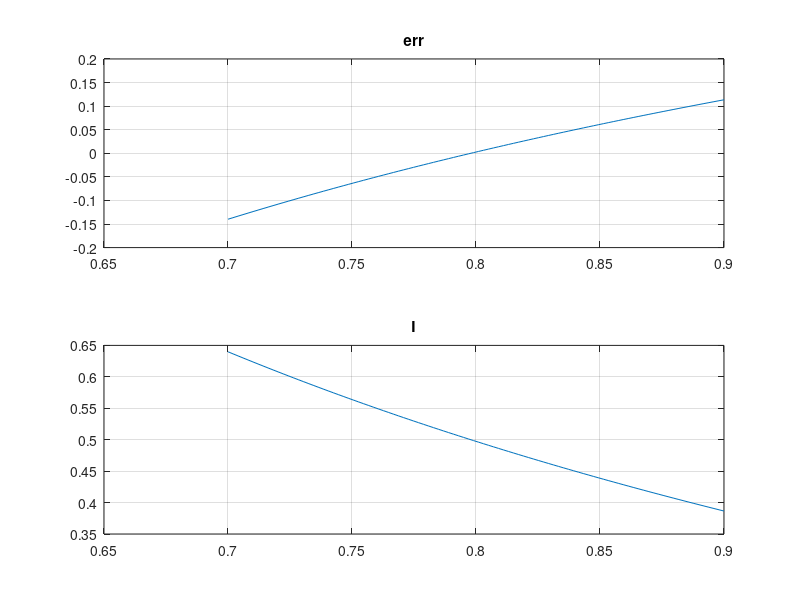
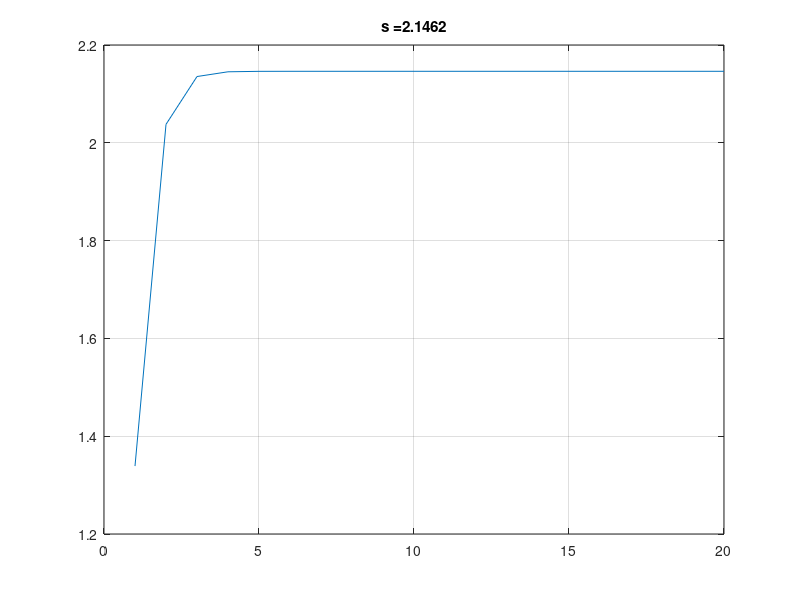

MATLAB code for these plots, in order:
clear
clc

% d = 0.5;
% rho = @(z) min([(1-(1-z.^2).^3),ones(size(z))],[],2);
% c = linspace(1.5,1.6,100)';

d = 0.5;
rho = @(z) min([0.5*z.^2,abs(z)-0.5],[],2);
c = linspace(0.7,0.9,100)';

% d = 1/7; %0.243600636; %0.75;
% rho = @(z) log(1+z.^2);
% c = linspace(1,3,100)'; %linspace(1.5,2,100)';

% d = 0.25;
% rho = @(z) 1-exp(-z.^2);
% c = linspace(1.5,2,100)';

I   = zeros(length(c),1);
for index = 1 : length(c)
    x = linspace(-6,6,10000)';
    I(index) = 1/sqrt(2*pi)* trapz(x,rho(x/c(index)).*exp(-0.5*x.^2));
end
err = d-I;

figure(1)
subplot(2,1,1)
plot(c,err)
grid on
title('err')
subplot(2,1,2)
plot(c,I)
grid on
title('I')

% x = linspace(-4,4,10000)';
% 1/sqrt(2*pi)*trapz(x,rho(x).*exp(-0.5*x.^2))

%% Tukey

% c = 1.5476;
% c2 = c^2;
% c4 = c2^2;
% 
% % x	= 2*(rand(10000,1)-0.5);
% x	= randn(10000,1);
% x(1:500) = 4*randn(500,1);
% 
% w       = repmat(1/length(x),size(x));
% 
% s = zeros(20,1);
% s(1) = std(x);
% for index = 2 : length(s)
%     z       = x/s(index-1);
%     z2      = z.^2;
%     u       = 3-3*(z2/c2)+(z2.^2/c4);
%     bOut    = z2/c2>1;
%     u(bOut) = 1./(z2(bOut)/c2);
%     
%     s(index) = sqrt(sum(w.*u.*x.^2)/sum(w)/d/c2);
% end
% 
% figure(2)
% plot(s)
% grid on
% title(strcat('s = ',num2str(s(end))))

%% Huber

c = 0.7979;
c2= c^2;

% x	= 2*(rand(10000,1)-0.5);
x	= randn(10000,1);
x(1:500) = 4*randn(500,1);

w       = repmat(1/length(x),size(x));

s = zeros(20,1);
s(1) = std(x);
for index = 2 : length(s)
    z       = x/s(index-1);
    u       = ones(size(z));
    bOut    = z>c;
    u(bOut) = c./z(bOut);
    
    s(index) = sqrt(sum(w.*u.*x.^2)/sum(w)/d/c2);
end

figure(2)
plot(s)
grid on
title(strcat('s = ',num2str(s(end))))


%% Cauchy

% c = 2.4027;%2.335; %sqrt(3); %0.7568; %
% c2 = c^2;
% c4 = c2^2;
% 
% % x	= 2*(rand(10000,1)-0.5);
% x	= 2*randn(10000,1);
% x(1:500) = 4*randn(500,1);
% 
% u       = zeros(size(x));
% w       = repmat(1/length(x),size(x));
% 
% s = zeros(100,1);
% s(1) = std(x);
% for index = 2 : length(s)
%     z       = x/s(index-1);
%     v2      = z.^2/c2;
%     
%     bZero   = z < 0.1*c;
%     t       = v2(bZero);
%     u(bZero)= 1 - t/2 + t.^2/3 - t.^3/4 + t.^4/5;
%     t       = v2(~bZero);
%     u(~bZero)=log(1+t)./t;
%     
%     s(index) = sqrt(sum(w.*u.*x.^2)/sum(w)/d/c2);
% end
% 
% figure(2)
% plot(s)
% grid on
% title(strcat('s = ',num2str(s(end))))

%% Welsch

% c  = 1.6035;
% c2 = c^2;
% c4 = c2^2;
% 
% % x	= 2*(rand(10000,1)-0.5);
% x	= 2*randn(10000,1);
% x(1:500) = 4*randn(500,1);
% 
% u       = zeros(size(x));
% w       = repmat(1/length(x),size(x));
% 
% s = zeros(100,1);
% s(1) = std(x);
% for index = 2 : length(s)
%     z       = x/s(index-1);
%     v2      = z.^2/c2;
%     
%     bZero   = z < 0.1*c;
%     t       = v2(bZero);
%     u(bZero)= 1 - t/2 + t.^2/6 - t.^3/24 + t.^4/120;
%     t       = v2(~bZero);
%     u(~bZero)=(1-exp(-t))./t;
%     
%     s(index) = sqrt(sum(w.*u.*x.^2)/sum(w)/d/c2);
% end
% 
% figure(2)
% plot(s)
% grid on
% title(strcat('s = ',num2str(s(end))))